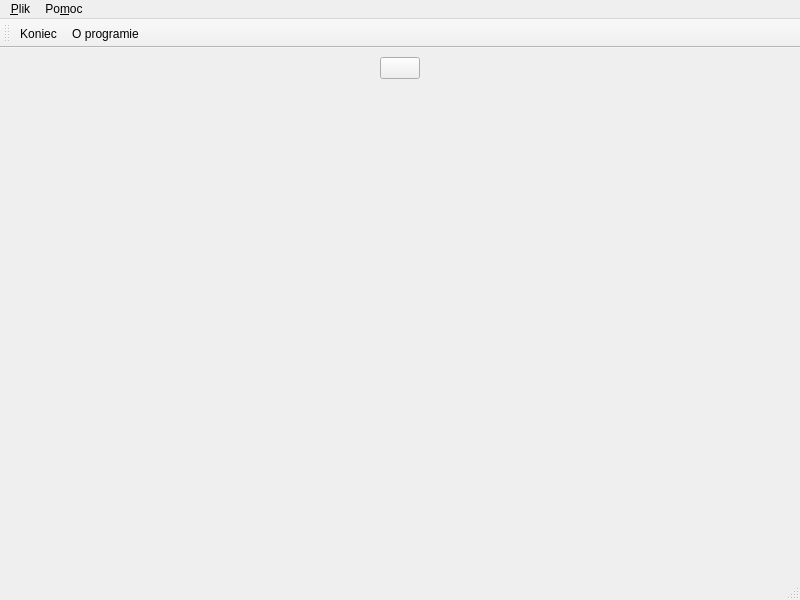
<?xml version="1.0" encoding="UTF-8"?>
<ui version="4.0">
 <class>MainWindow</class>
 <widget class="QMainWindow" name="MainWindow">
  <property name="geometry">
   <rect>
    <x>0</x>
    <y>0</y>
    <width>800</width>
    <height>600</height>
   </rect>
  </property>
  <property name="windowTitle">
   <string>MainWindow</string>
  </property>
  <widget class="QWidget" name="centralwidget">
   <layout class="QVBoxLayout" name="verticalLayout">
    <item>
     <layout class="QHBoxLayout" name="horizontalLayout">
      <item>
       <spacer name="horizontalSpacer">
        <property name="orientation">
         <enum>Qt::Horizontal</enum>
        </property>
        <property name="sizeHint" stdset="0">
         <size>
          <width>40</width>
          <height>20</height>
         </size>
        </property>
       </spacer>
      </item>
      <item>
       <widget class="QPushButton" name="przycisk">
        <property name="toolTip">
         <string>Włącz lub wyłącz animację</string>
        </property>
        <property name="text">
         <string/>
        </property>
        <property name="icon">
         <iconset resource="resource.qrc">
          <normaloff>:/img/media-playback-pause.png</normaloff>:/img/media-playback-pause.png</iconset>
        </property>
       </widget>
      </item>
      <item>
       <spacer name="horizontalSpacer_2">
        <property name="orientation">
         <enum>Qt::Horizontal</enum>
        </property>
        <property name="sizeHint" stdset="0">
         <size>
          <width>40</width>
          <height>20</height>
         </size>
        </property>
       </spacer>
      </item>
     </layout>
    </item>
    <item>
     <widget class="MyWidget" name="widget" native="true">
      <property name="sizePolicy">
       <sizepolicy hsizetype="Preferred" vsizetype="MinimumExpanding">
        <horstretch>0</horstretch>
        <verstretch>0</verstretch>
       </sizepolicy>
      </property>
     </widget>
    </item>
   </layout>
  </widget>
  <widget class="QMenuBar" name="menubar">
   <property name="geometry">
    <rect>
     <x>0</x>
     <y>0</y>
     <width>800</width>
     <height>20</height>
    </rect>
   </property>
   <widget class="QMenu" name="menu_Plik">
    <property name="title">
     <string>&amp;Plik</string>
    </property>
    <addaction name="action_Koniec"/>
   </widget>
   <widget class="QMenu" name="menuPo_moc">
    <property name="title">
     <string>Po&amp;moc</string>
    </property>
    <addaction name="action_O_programie"/>
   </widget>
   <addaction name="menu_Plik"/>
   <addaction name="menuPo_moc"/>
  </widget>
  <widget class="QStatusBar" name="statusbar"/>
  <widget class="QToolBar" name="toolBar">
   <property name="windowTitle">
    <string>toolBar</string>
   </property>
   <attribute name="toolBarArea">
    <enum>TopToolBarArea</enum>
   </attribute>
   <attribute name="toolBarBreak">
    <bool>false</bool>
   </attribute>
   <addaction name="action_Koniec"/>
   <addaction name="action_O_programie"/>
  </widget>
  <action name="action_Koniec">
   <property name="icon">
    <iconset theme="system-shutdown"/>
   </property>
   <property name="text">
    <string>&amp;Koniec</string>
   </property>
   <property name="shortcut">
    <string>Ctrl+Q</string>
   </property>
  </action>
  <action name="action_O_programie">
   <property name="icon">
    <iconset theme="system-help"/>
   </property>
   <property name="text">
    <string>&amp;O programie</string>
   </property>
  </action>
 </widget>
 <customwidgets>
  <customwidget>
   <class>MyWidget</class>
   <extends>QWidget</extends>
   <header>my_widget.h</header>
   <container>1</container>
   <slots>
    <slot>toggle_animation()</slot>
   </slots>
  </customwidget>
 </customwidgets>
 <resources>
  <include location="resource.qrc"/>
 </resources>
 <connections>
  <connection>
   <sender>przycisk</sender>
   <signal>clicked()</signal>
   <receiver>widget</receiver>
   <slot>toggle_animation()</slot>
   <hints>
    <hint type="sourcelabel">
     <x>400</x>
     <y>52</y>
    </hint>
    <hint type="destinationlabel">
     <x>256</x>
     <y>107</y>
    </hint>
   </hints>
  </connection>
 </connections>
</ui>
